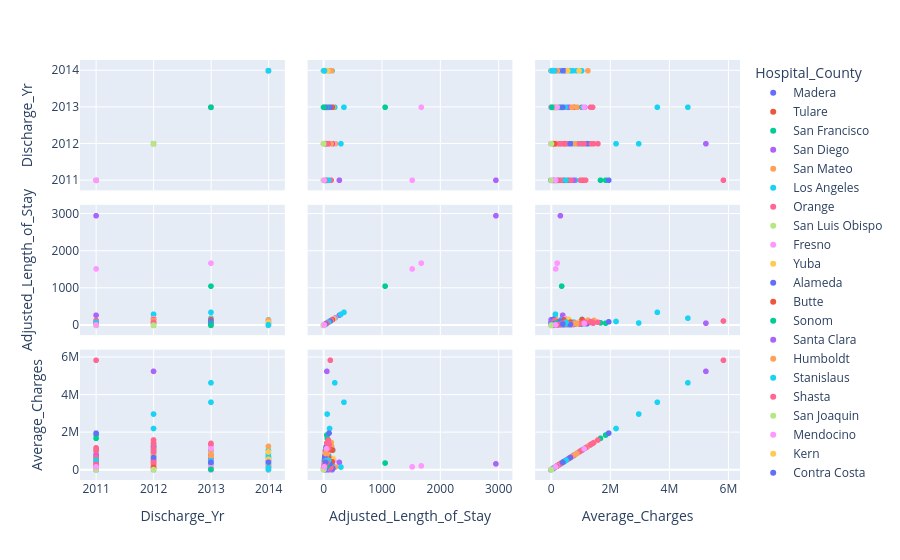

The notebook cell this image was saved under:
### Markdown cell above
I plan to use `Average_Charges` as a target variable for regression because it would be good to be able to predict the cost of a hospital visit based on different factors.

### Code cell
px.scatter_matrix(hospitals_filtered.sample(1000),
                  dimensions=["Discharge_Yr", "Adjusted_Length_of_Stay", "Average_Charges"],
                  color="Hospital_County"
)
